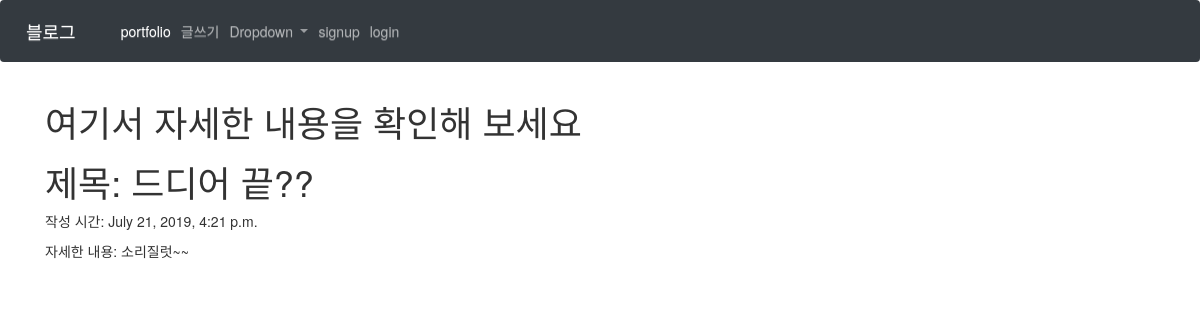
The app's page /blog/4 with its own data.
### blog/models.py (models this page shows, shortened)
class Blog(models.Model):
    title = models.CharField(max_length=200)
    pub_date = models.DateTimeField('date published')
    body = models.TextField()

### blog/views.py (the view)
# urls.py: path('<int:blog_id>', blog.views.detail, name='detail'),
def detail(request, blog_id):
    blog_detail = get_object_or_404(Blog, pk=blog_id)
    return render(request, 'detail.html', {'blog':blog_detail})

### blog/templates/detail.html
{% extends 'base.html' %}
{% block contents %}
<body>
             <div class='container'>
              <h1>여기서 자세한 내용을 확인해 보세요</h1>
              <h1>제목: {{blog.title}}</h1>
              <p>작성 시간: {{blog.pub_date}}</p>
              <p>자세한 내용: {{blog.body}}</p>
            </div>
</body>
{% endblock %}

### records on screen
Blog: title "드디어 끝??", pub_date "July 21, 2019, 4:21 p.m.", body "소리질럿~~"
